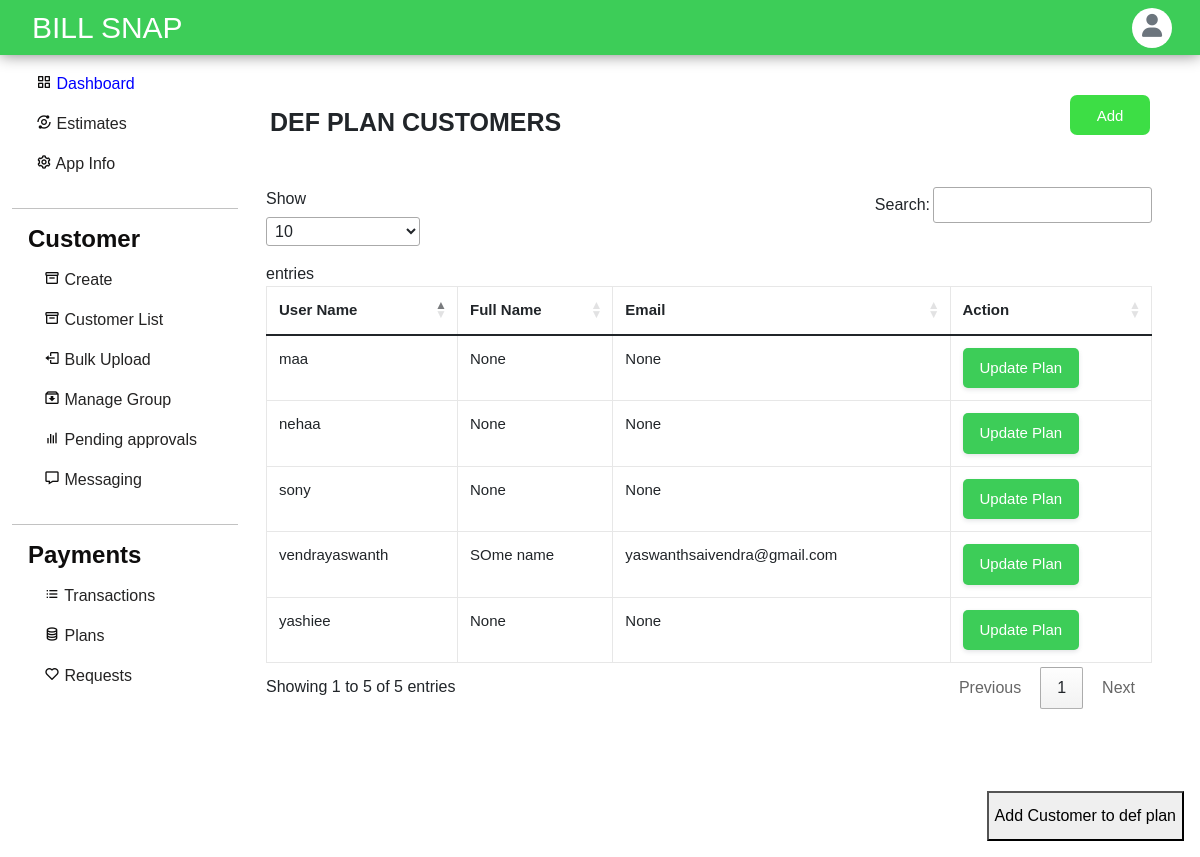
The app's page /plans/plan/helo/eAyXuhwiGE (signed in) with its own data.
### plans/models.py (models this page shows)
class Plan(models.Model):
    slug = models.CharField(max_length=20, default=generate_code, editable=False)
    app = models.ForeignKey(applists, on_delete=models.CASCADE)
    title = models.CharField(max_length=200)
    price = models.IntegerField(default=0)
    description = models.TextField(max_length=800)
    duration = models.IntegerField(default=30, choices=[
            (30, '1 Month'),
            (180, '6 Months'),
            (364, '1 Year')
        ],
    )
    default_for_customer = models.BooleanField(default=False)
    def __str__(self):
        return f"[{self.title}] Plan at [Rs.{self.price}] for [{self.duration} days] in [{self.app.appname}]"

### accounts/models.py (models this page shows, shortened)
class Profile(models.Model):
    user = models.OneToOneField(User, on_delete=models.CASCADE, related_name='profile')
    apps=models.ManyToManyField(applists,related_name='apps')
    status = models.CharField(choices=status_choices, max_length=20, default='c')
    full_name = models.CharField(max_length=100, blank=True, null=True)
    utility_name = models.CharField(max_length=200, null=True, blank=True)
    utility_short_name= models.CharField(max_length=50, null=True, blank=True)
    utility_state= models.CharField(max_length=50, null=True, blank=True)
    utility_district= models.CharField(max_length=50, null=True, blank=True)
    utility_country= models.CharField(max_length=50, null=True, blank=True)
    utility_postalcode= models.CharField(max_length=20, null=True, blank=True)
    utility_address=models.TextField(max_length=200, null=True, blank=True)
    contact_person= models.CharField(max_length=200, null=True, blank=True)
    contact_email = models.EmailField(max_length=50, null=True, blank=True)
    contact_phnum = models.CharField(max_length=15, null=True, blank=True)
    contact_mobile= models.CharField(max_length=15, null=True, blank=True)
    contact_designation= models.CharField(max_length=100, null=True, blank=True)
    contact_landline= models.CharField(max_length=20, null=True, blank=True)
    emergency_person=models.CharField(max_length=200, null=True, blank=True)
    emergency_altperson=models.CharField(max_length=200, null=True, blank=True)
    emergency_mobile=models.CharField(max_length=200, null=True, blank=True)
    emergency_altmobile=models.CharField(max_length=200, null=True, blank=True)
    emergency_officeaddress=models.TextField(max_length=200,null=True,blank=True)
    emergency_altofficeaddress=models.TextField(max_length=200,null=True,blank=True)
    info_created_at = models.DateTimeField(auto_now_add=True)
    info_updated_at = models.DateTimeField(auto_now=True)
    se_coins= models.IntegerField(null=True, default=999, blank=True)
    slug = models.SlugField(max_length=200, editable=False, null=True, blank=True)
    admin=models.BooleanField(default=False)
    plans = models.ManyToManyField(Plan)
    plan_active = models.BooleanField(default=False)
    paid = models.BooleanField(default=False)

### plans/views.py (the view, shortened to what this page needs)
# urls.py: path('plan/<str:slug>/<str:planslug>', show_plan, name='plan'),
def show_plan(request, slug, planslug):
    if request.user.is_superuser:
        if request.method == 'GET':
            plan = Plan.objects.filter(slug=planslug).first()
            users = Profile.objects.filter(plans=plan)
            form = SubscribeForm()
            userprofile = Profile.objects.filter(user=request.user).first()
            current_plan = userprofile.plans.filter(app = plan.app).first()
            print(current_plan)
            existing_users = Profile.objects.filter(apps=plan.app).exclude(plans=plan)
            payload = {
                'plan': plan,
                'users': users,
                'form': form,
                'update_form': UpdateUserPlanForm(appslug=slug),
                'slug': slug,
                'existing_users' : existing_users,
                'current_plan' : current_plan
            }
            return render(request, 'plans-panel/plan.html', payload)

### plans/forms.py
class SubscribeForm(forms.Form):
    username = forms.CharField(
        max_length=100,
        widget=forms.TextInput(attrs={'placeholder': 'Username', 'class': 'w3-input w3-border w3-round'}),
    )

class UpdateUserPlanForm(forms.Form):
    choice = [
        (1,1)
    ]
    def __init__(self, appslug=None, *args, **kwargs):
        super(UpdateUserPlanForm, self).__init__(*args, **kwargs)
        plans = Plan.objects.filter(app__slug=appslug)
        plans_ = []
        for plan in plans:
            plan_ = (plan.id, plan)
            plans_.append(plan_)
        self.fields['update_to'].choices = plans_
    update_to = forms.ChoiceField(
                    choices=choice,
                    widget=forms.Select(attrs={'placeholder': 'select plan for user ', 'class': 'w3-input w3-border w3-round'}),
                )

### templates/plans-panel/plan.html (shortened to what this page needs)
{% load crispy_forms_tags %}
{% load static %}
<!DOCTYPE html>
<html lang="en">
<head>
    <link href="https://cdn.jsdelivr.net/npm/bootstrap@5.1.3/dist/css/bootstrap.min.css" rel="stylesheet"
 />
    <link href='https://unpkg.com/boxicons@2.0.7/css/boxicons.min.css' rel='stylesheet'>
    <link rel="stylesheet" href="https://cdnjs.cloudflare.com/ajax/libs/font-awesome/6.1.1/css/all.min.css" />
    <link rel="stylesheet" href="{% static 'assets/styles.css'%}">
    <link rel="stylesheet" href="https://cdn.datatables.net/1.10.19/css/jquery.dataTables.min.css">
</head>
<body>
    {% include "dashnav.html" %}
    <div class="main mx-auto">
        <div class="row bulkuploadcontent">
            {% include "dashsidebar.html" %}
            <div class="col-md-7  flex-md-fill m-3">
                <div class="col right create-customer ps-0 pe-4 me-2" id="">
                    <button class=" button button1" data-toggle="modal" data-target="#addcustomers">Add</button>
                    <h2 class="ps-1 pt-3 text-uppercase" id="pspt">{{plan.title}} CUSTOMERS</h2><br>
                    <div class=" my-3">
                        <table class="table table-bordered" id='table_filter'>
                            <thead>
                                <tr>
                                    <th>User Name</th>
                                    <th>Full Name</th>
                                    <th>Email</th>
                                    <th>Action</th>
                                </tr>
                            </thead>
                            <tbody>
                                {% for user in users %}
                                <tr>
                                    <td>{{ user.user.username}}</td>
                                    <td>{{ user.full_name}}</td>
                                    <td>{{ user.contact_email}}</td>
                                    <td>
                                        <button class="bs-primary px-3 py-2" data-bs-toggle="modal"
                                            data-bs-target="#exampleModal{{user.id}}">
                                            Update Plan
                                        </button>
                                    </td>
                                </tr>
                                {%endfor%}
                            </tbody>
                        </table>
                    </div>
                </div>
                <div class='w3-container w3-padding w3-round w3-half w3-border'>
                    <button id="button" onclick="showForm();" class=' w3-round w3-button w3-blue'>
                        Add Customer to {{plan.title}}
                    </button>
                </div>
            </div>
        </div>
    </div>
</body>
</html>

### static/assets/styles.css (style rules this page uses)
body { background: white; }
button { height: 50px; }
html, body { height: 100%; }
body { background: #e5e5e566; }
.main { padding-top: 55px; width: 100%; height: 100%; justify-content: flex-start; max-height: 100vh; }
.right { padding-left: 1rem; padding-right: 1rem; min-height: calc(100vh - 60px); overflow-x: hidden; }
@media (min-width: 767px) { .main { top: 55px; } }
#pspt { font-size: 25px; }
* { box-sizing: border-box; }
#table_filter { border-collapse: collapse; width: 100%; border: 1px solid #ddd; font-family: "Gill Sans", "Gill Sans MT", Calibri, "Trebuchet MS", sans-serif; font-size: 15px; }
#table_filter th, #table_filter td { text-align: left; padding: 12px; }
#table_filter tr { border-bottom: 1px solid #ddd; }
.button { border: none; color: white; padding: 10px 10px; text-align: center; text-decoration: none; display: inline-block; font-size: 10px; margin: 4px 2px; cursor: pointer; }
.right { padding-left: 1rem; padding-right: 1rem; min-height: calc(100vh - 100px); overflow-x: hidden; }
.button1 { background-color: #3dde45; border-radius: 7px; float: right; width: 80px; height: 40px; border: none; color: white; padding: 10px 10px; text-align: center; text-decoration: none; display: inline-block; font-size: 15px; margin: 4px 2px; cursor: pointer; }
body { font-family: Arial, Helvetica, sans-serif; }
body { margin-top: 20px; background: #f5f5f5; }
h1, h2, h3, h4, h5, h6 { margin: 0 0 10px; font-weight: 600; }
body { margin-top: 20px; }
.table-bordered th, .table-bordered td { border: 1px solid #e7e7e7; }
body { margin-top: 20px; background: white; }
body { overflow-x: hidden; }
.bs-primary { all: unset; background: #3dcd58; color: white; box-shadow: 0px 0px 1px rgb(40 41 61 / 4%), 0px 2px 4px rgb(96 97 112 / 16%); border: 1px solid transparent; border-radius: 5px; }

### templates/plans-panel/plan.html (style rules this page uses)
.row { display: flex; align-items: center; justify-content: center; margin-bottom: 20px !important; }
button { float: right; }

### records on screen
Plan: title "DEF PLAN", title "def plan"
Profile: user.username "yashiee", full_name "None", contact_email "None"
Profile: user.username "vendrayaswanth", full_name "SOme name", contact_email "yaswanthsaivendra@gmail.com"
Profile: user.username "nehaa", full_name "None", contact_email "None"
Profile: user.username "maa", full_name "None", contact_email "None"
Profile: user.username "sony", full_name "None", contact_email "None"
